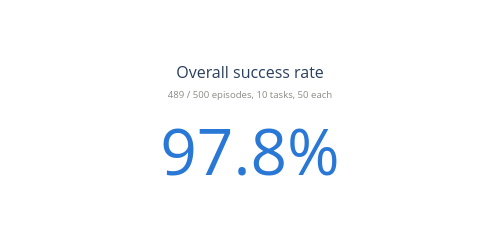

This figure's notebook cell:
### Markdown cell above
## At a glance

Before the detailed charts, the headline numbers and a plain reference for what T0–T9 actually mean.

### Code cell
nlp["success_pct"] = nlp["success_rate"] * 100
overall = nlp["success_rate"].mean() * 100
total_episodes = int(nlp["n_episodes"].sum())
total_fails = int((nlp["n_episodes"] * (1 - nlp["success_rate"])).round().sum())
n_perfect = int((nlp["success_rate"] == 1.0).sum())
worst = nlp.loc[nlp["success_rate"].idxmin()]

fig = go.Figure(go.Indicator(
    mode="number",
    value=overall,
    number={"suffix": "%", "font": {"size": 64, "color": "#2a78d6"}},
    title={"text": "Overall success rate<br><span style='font-size:0.6em;color:#898781'>"
                   f"{total_episodes - total_fails} / {total_episodes} episodes, {len(nlp)} tasks, 50 each</span>"},
))
fig.update_layout(height=220, width=500, margin=dict(l=10, r=10, t=70, b=10))
fig.show()

print(f"Perfect tasks (100% success): {n_perfect} / {len(nlp)}")
print(f"Weakest task: {worst['task_short']} ({worst['instruction']}) at {worst['success_pct']:.0f}%")
print()
print("Task reference (T0-T9 -> full instruction):")
for _, row in nlp.sort_values("task_short").iterrows():
    print(f"  {row['task_short']:>3}: {row['instruction']}")

### Figure 1 — Plotly figure (JSON) as saved in the notebook; plotly's stock layout.template omitted (floating-point values rounded to 4 significant figures)
{"data": [{"mode": "number", "number": {"font": {"color": "#2a78d6", "size": 64}, "suffix": "%"}, "title": {"text": "Overall success rate<br><span style='font-size:0.6em;color:#898781'>489 / 500 episodes, 10 tasks, 50 each</span>"}, "type": "indicator", "value": 97.8}], "layout": {"height": 220, "margin": {"b": 10, "l": 10, "r": 10, "t": 70}, "width": 500}}
